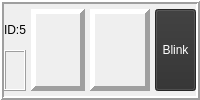
        <widget class="QFrame" name="ui_frm_showcell_id5">
         <property name="frameShape">
          <enum>QFrame::Box</enum>
         </property>
         <property name="frameShadow">
          <enum>QFrame::Raised</enum>
         </property>
         <property name="lineWidth">
          <number>2</number>
         </property>
         <layout class="QHBoxLayout" name="horizontalLayout_4">
          <property name="spacing">
           <number>5</number>
          </property>
          <property name="leftMargin">
           <number>0</number>
          </property>
          <property name="topMargin">
           <number>5</number>
          </property>
          <property name="rightMargin">
           <number>0</number>
          </property>
          <property name="bottomMargin">
           <number>5</number>
          </property>
          <item>
           <widget class="QFrame" name="frame_15">
            <property name="frameShape">
             <enum>QFrame::NoFrame</enum>
            </property>
            <property name="frameShadow">
             <enum>QFrame::Raised</enum>
            </property>
            <layout class="QVBoxLayout" name="verticalLayout_7">
             <property name="spacing">
              <number>0</number>
             </property>
             <property name="leftMargin">
              <number>0</number>
             </property>
             <property name="topMargin">
              <number>0</number>
             </property>
             <property name="rightMargin">
              <number>0</number>
             </property>
             <property name="bottomMargin">
              <number>0</number>
             </property>
             <item alignment="Qt::AlignHCenter">
              <widget class="QLabel" name="ui_lab_id_id5">
               <property name="text">
                <string>ID:5</string>
               </property>
              </widget>
             </item>
             <item>
              <widget class="QLabel" name="ui_lab_name_id5">
               <property name="maximumSize">
                <size>
                 <width>204</width>
                 <height>16777215</height>
                </size>
               </property>
               <property name="frameShape">
                <enum>QFrame::Box</enum>
               </property>
               <property name="frameShadow">
                <enum>QFrame::Raised</enum>
               </property>
               <property name="text">
                <string/>
               </property>
              </widget>
             </item>
            </layout>
           </widget>
          </item>
          <item>
           <widget class="QLabel" name="ui_lab_value_id5">
            <property name="sizePolicy">
             <sizepolicy hsizetype="Preferred" vsizetype="Preferred">
              <horstretch>40</horstretch>
              <verstretch>40</verstretch>
             </sizepolicy>
            </property>
            <property name="maximumSize">
             <size>
              <width>220</width>
              <height>16777215</height>
             </size>
            </property>
            <property name="font">
             <font>
              <pointsize>20</pointsize>
              <weight>75</weight>
              <bold>true</bold>
             </font>
            </property>
            <property name="toolTip">
             <string>Test</string>
            </property>
            <property name="statusTip">
             <string>Test</string>
            </property>
            <property name="styleSheet">
             <string notr="true">border-color: rgb(239, 41, 41);</string>
            </property>
            <property name="frameShape">
             <enum>QFrame::Panel</enum>
            </property>
            <property name="frameShadow">
             <enum>QFrame::Raised</enum>
            </property>
            <property name="lineWidth">
             <number>5</number>
            </property>
            <property name="midLineWidth">
             <number>0</number>
            </property>
            <property name="text">
             <string>&lt;html&gt;&lt;head/&gt;&lt;body&gt;&lt;p align=&quot;right&quot;/&gt;&lt;/body&gt;&lt;/html&gt;</string>
            </property>
            <property name="alignment">
             <set>Qt::AlignRight|Qt::AlignTrailing|Qt::AlignVCenter</set>
            </property>
           </widget>
          </item>
          <item>
           <widget class="QLabel" name="ui_lab_unit_id5">
            <property name="enabled">
             <bool>true</bool>
            </property>
            <property name="sizePolicy">
             <sizepolicy hsizetype="Fixed" vsizetype="Preferred">
              <horstretch>30</horstretch>
              <verstretch>10</verstretch>
             </sizepolicy>
            </property>
            <property name="minimumSize">
             <size>
              <width>60</width>
              <height>0</height>
             </size>
            </property>
            <property name="font">
             <font>
              <pointsize>15</pointsize>
             </font>
            </property>
            <property name="frameShape">
             <enum>QFrame::Panel</enum>
            </property>
            <property name="frameShadow">
             <enum>QFrame::Raised</enum>
            </property>
            <property name="lineWidth">
             <number>5</number>
            </property>
            <property name="text">
             <string>&lt;html&gt;&lt;head/&gt;&lt;body&gt;&lt;p align=&quot;center&quot;&gt;&lt;br/&gt;&lt;/p&gt;&lt;/body&gt;&lt;/html&gt;</string>
            </property>
            <property name="alignment">
             <set>Qt::AlignCenter</set>
            </property>
           </widget>
          </item>
          <item>
           <widget class="QToolButton" name="ui_but_blk_id5">
            <property name="enabled">
             <bool>false</bool>
            </property>
            <property name="sizePolicy">
             <sizepolicy hsizetype="Fixed" vsizetype="Preferred">
              <horstretch>0</horstretch>
              <verstretch>0</verstretch>
             </sizepolicy>
            </property>
            <property name="palette">
             <palette>
              <active>
               <colorrole role="WindowText">
                <brush brushstyle="SolidPattern">
                 <color alpha="255">
                  <red>255</red>
                  <green>255</green>
                  <blue>255</blue>
                 </color>
                </brush>
               </colorrole>
               <colorrole role="Button">
                <brush brushstyle="SolidPattern">
                 <color alpha="255">
                  <red>46</red>
                  <green>46</green>
                  <blue>46</blue>
                 </color>
                </brush>
               </colorrole>
               <colorrole role="Text">
                <brush brushstyle="SolidPattern">
                 <color alpha="255">
                  <red>255</red>
                  <green>255</green>
                  <blue>255</blue>
                 </color>
                </brush>
               </colorrole>
               <colorrole role="ButtonText">
                <brush brushstyle="SolidPattern">
                 <color alpha="255">
                  <red>255</red>
                  <green>255</green>
                  <blue>255</blue>
                 </color>
                </brush>
               </colorrole>
               <colorrole role="Base">
                <brush brushstyle="SolidPattern">
                 <color alpha="255">
                  <red>46</red>
                  <green>46</green>
                  <blue>46</blue>
                 </color>
                </brush>
               </colorrole>
               <colorrole role="Window">
                <brush brushstyle="SolidPattern">
                 <color alpha="255">
                  <red>46</red>
                  <green>46</green>
                  <blue>46</blue>
                 </color>
                </brush>
               </colorrole>
              </active>
              <inactive>
               <colorrole role="WindowText">
                <brush brushstyle="SolidPattern">
                 <color alpha="255">
                  <red>255</red>
                  <green>255</green>
                  <blue>255</blue>
                 </color>
                </brush>
               </colorrole>
               <colorrole role="Button">
                <brush brushstyle="SolidPattern">
                 <color alpha="255">
                  <red>46</red>
                  <green>46</green>
                  <blue>46</blue>
                 </color>
                </brush>
               </colorrole>
               <colorrole role="Text">
                <brush brushstyle="SolidPattern">
                 <color alpha="255">
                  <red>255</red>
                  <green>255</green>
                  <blue>255</blue>
                 </color>
                </brush>
               </colorrole>
               <colorrole role="ButtonText">
                <brush brushstyle="SolidPattern">
                 <color alpha="255">
                  <red>255</red>
                  <green>255</green>
                  <blue>255</blue>
                 </color>
                </brush>
               </colorrole>
               <colorrole role="Base">
                <brush brushstyle="SolidPattern">
                 <color alpha="255">
                  <red>46</red>
                  <green>46</green>
                  <blue>46</blue>
                 </color>
                </brush>
               </colorrole>
               <colorrole role="Window">
                <brush brushstyle="SolidPattern">
                 <color alpha="255">
                  <red>46</red>
                  <green>46</green>
                  <blue>46</blue>
                 </color>
                </brush>
               </colorrole>
              </inactive>
              <disabled>
               <colorrole role="WindowText">
                <brush brushstyle="SolidPattern">
                 <color alpha="255">
                  <red>255</red>
                  <green>255</green>
                  <blue>255</blue>
                 </color>
                </brush>
               </colorrole>
               <colorrole role="Button">
                <brush brushstyle="SolidPattern">
                 <color alpha="255">
                  <red>46</red>
                  <green>46</green>
                  <blue>46</blue>
                 </color>
                </brush>
               </colorrole>
               <colorrole role="Text">
                <brush brushstyle="SolidPattern">
                 <color alpha="255">
                  <red>255</red>
                  <green>255</green>
                  <blue>255</blue>
                 </color>
                </brush>
               </colorrole>
               <colorrole role="ButtonText">
                <brush brushstyle="SolidPattern">
                 <color alpha="255">
                  <red>255</red>
                  <green>255</green>
                  <blue>255</blue>
                 </color>
                </brush>
               </colorrole>
               <colorrole role="Base">
                <brush brushstyle="SolidPattern">
                 <color alpha="255">
                  <red>46</red>
                  <green>46</green>
                  <blue>46</blue>
                 </color>
                </brush>
               </colorrole>
               <colorrole role="Window">
                <brush brushstyle="SolidPattern">
                 <color alpha="255">
                  <red>46</red>
                  <green>46</green>
                  <blue>46</blue>
                 </color>
                </brush>
               </colorrole>
              </disabled>
             </palette>
            </property>
            <property name="autoFillBackground">
             <bool>false</bool>
            </property>
            <property name="styleSheet">
             <string notr="true"/>
            </property>
            <property name="text">
             <string>Blink</string>
            </property>
            <property name="popupMode">
             <enum>QToolButton::DelayedPopup</enum>
            </property>
            <property name="toolButtonStyle">
             <enum>Qt::ToolButtonIconOnly</enum>
            </property>
            <property name="autoRaise">
             <bool>false</bool>
            </property>
           </widget>
          </item>
         </layout>
        </widget>
